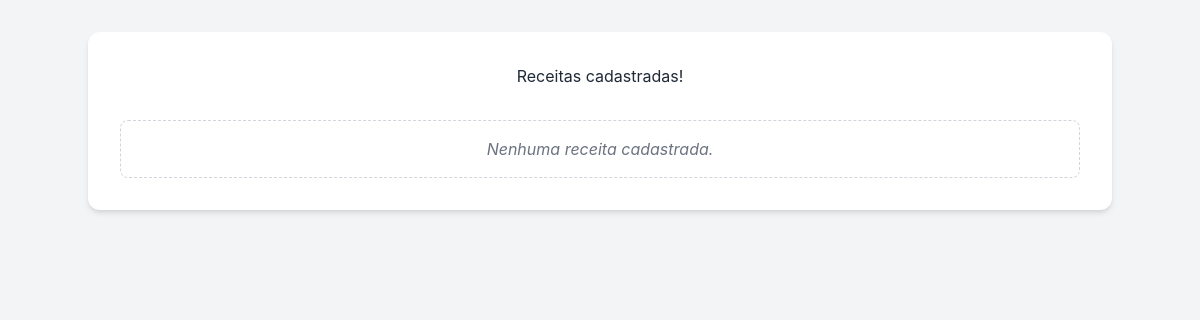
Page /recipes/ on the earlier database version.
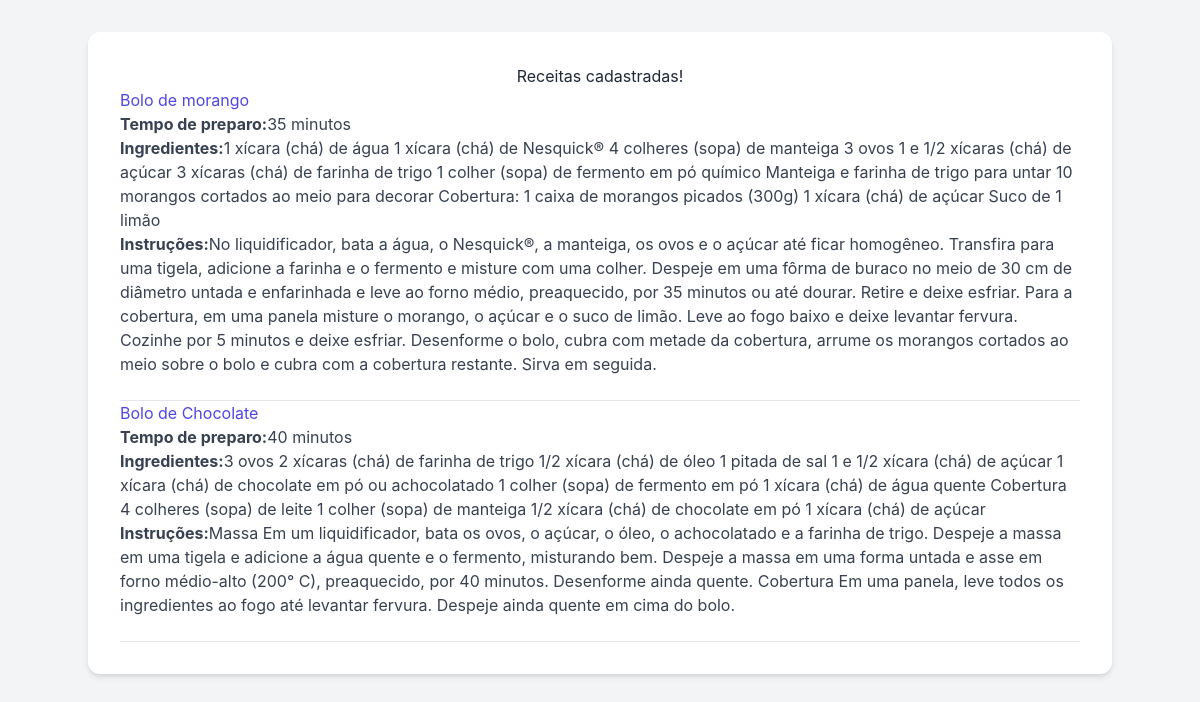
Same page on the later database version.
### recipes/models.py (models this page shows, shortened)
class Recipe(models.Model):
    title = models.CharField(max_length=200)
    cooking_time = models.IntegerField(help_text="Em minutos")
    ingredients = models.TextField()
    instructions = models.TextField()
    image = models.ImageField(upload_to='recipes/', blank=True, null=True)
    class Meta:
        verbose_name_plural="Recipes"

### recipes/views.py (the view)
# urls.py: path('', views.recipe_list, name='recipes_list'),
def recipe_list(request):
    recipes = Recipe.objects.all()
    return render(request, 'recipes/recipes_list.html',{'recipes':recipes})

### recipes/templates/recipes/recipes_list.html (shortened to what this page needs)
<!DOCTYPE html>
<html lang="pt-br">
<head>
    <script src="https://cdn.tailwindcss.com"></script>
</head>
<body>
    <div class="container">
    <h1>Receitas cadastradas!</h1>
    {% for recipe in recipes %}
        <div class="recipe-item">
            <div class="recipe-content">
                <h2><a href="{% url 'recipe_detail' recipe.pk %}">{{recipe.title}}</a></h2>
                <p><strong>Tempo de preparo:</strong>{{recipe.cooking_time}} minutos</p>
                <p><strong>Ingredientes:</strong>{{recipe.ingredients}}</p>
                <p><strong>Instruções:</strong>{{recipe.instructions}}</p>
            </div>
        </div>
        <hr>
    {% empty %}
        <p class="empty-message">Nenhuma receita cadastrada.</p>
    {% endfor %}
    </div>
</body>
</html>

Differences in the rows shown:
added Recipe: title "Bolo de morango", cooking_time "35", ingredients "1 xícara (chá) de água 1 xícara (chá) de Nesquick® 4 colheres (sopa) de manteiga 3 ovos 1 e 1/2 xícaras (chá) de açúcar 3 xícaras (chá) de farinha de trigo 1 colher (sopa) de fermento em pó químico Manteiga e farinha de trigo para untar 10 morangos cortados ao meio para decorar Cobertura: 1 caixa de morangos picados (300g) 1 xícara (chá) de açúcar Suco de 1 limão", instructions "No liquidificador, bata a água, o Nesquick®, a manteiga, os ovos e o açúcar até ficar homogêneo. Transfira para uma tigela, adicione a farinha e o fermento e misture com uma colher. Despeje em uma fôrma de buraco no meio de 30 cm de diâmetro untada e enfarinhada e leve ao forno médio, preaquecido, por 35 minutos ou até dourar. Retire e deixe esfriar. Para a cobertura, em uma panela misture o morango, o açúcar e o suco de limão. Leve ao fogo baixo e deixe levantar fervura. Cozinhe por 5 minutos e deixe esfriar. Desenforme o bolo, cubra com metade da cobertura, arrume os morangos cortados ao meio sobre o bolo e cubra com a cobertura restante. Sirva em seguida."
added Recipe: title "Bolo de Chocolate", cooking_time "40", ingredients "3 ovos 2 xícaras (chá) de farinha de trigo 1/2 xícara (chá) de óleo 1 pitada de sal 1 e 1/2 xícara (chá) de açúcar 1 xícara (chá) de chocolate em pó ou achocolatado 1 colher (sopa) de fermento em pó 1 xícara (chá) de água quente Cobertura 4 colheres (sopa) de leite 1 colher (sopa) de manteiga 1/2 xícara (chá) de chocolate em pó 1 xícara (chá) de açúcar", instructions "Massa Em um liquidificador, bata os ovos, o açúcar, o óleo, o achocolatado e a farinha de trigo. Despeje a massa em uma tigela e adicione a água quente e o fermento, misturando bem. Despeje a massa em uma forma untada e asse em forno médio-alto (200° C), preaquecido, por 40 minutos. Desenforme ainda quente. Cobertura Em uma panela, leve todos os ingredientes ao fogo até levantar fervura. Despeje ainda quente em cima do bolo."
Other differences:
text no longer shown: "Nenhuma receita cadastrada."
